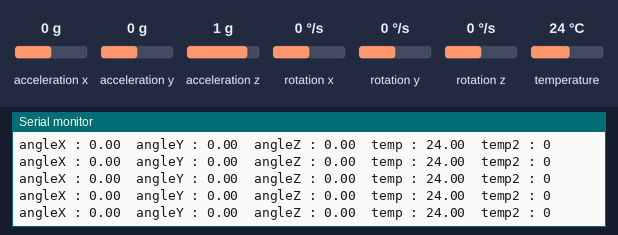
Bench run of a sketch on a simulated Arduino Uno, built with avr-gcc and run on an emulated ATmega328P. Shown: the last lines printed to the serial monitor. The test bench sets the inputs (shaded band); at power-on: acceleration x 0 g, acceleration y 0 g, rotation z 0 °/s, acceleration z 1 g, rotation x 0 °/s, rotation y 0 °/s, temperature 24 °C.

Above: at 4.2 s.
4.3 s: acceleration x set to 0.8 g
At 4.44 s:
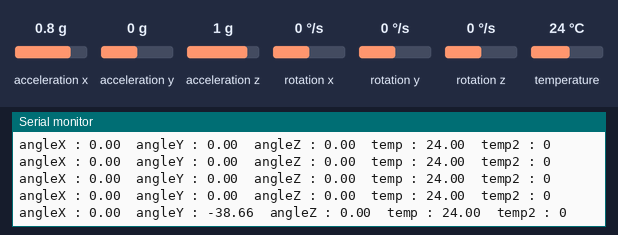
7.3 s: acceleration y set to -1.4 g
At 7.34 s:
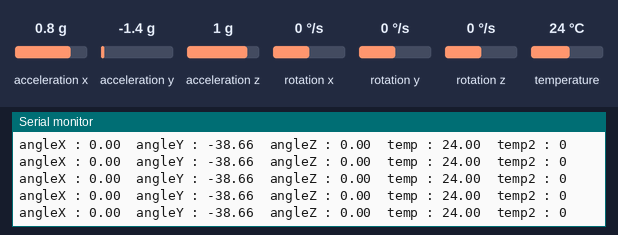
10.3 s: rotation z set to -192 °/s
At 10.32 s:
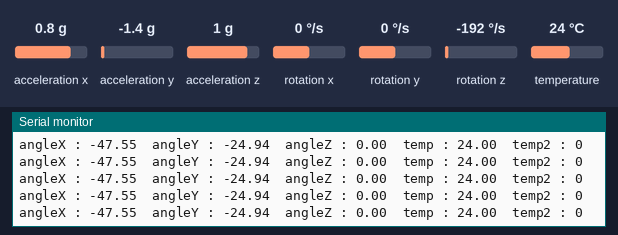
13.3 s: acceleration x set to -1.4 g
At 13.34 s:
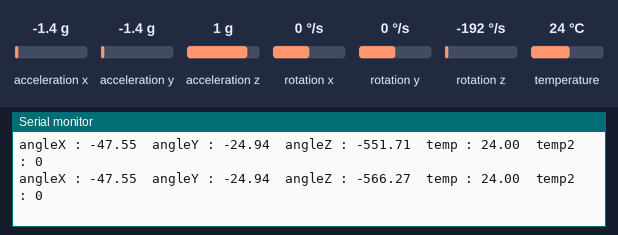
16.3 s: acceleration y set to 0 g
At 16.35 s:
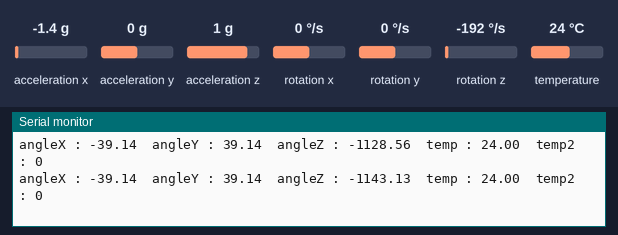
19.3 s: acceleration x set to 1.4 g
At 19.31 s:
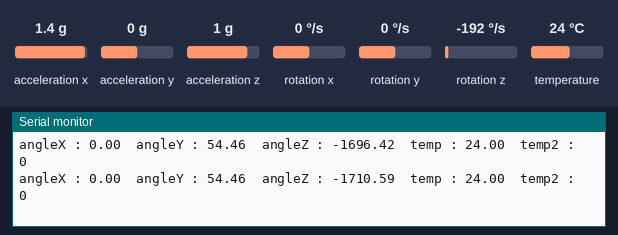
Timing chart, 0 to 22.3 s (numbered marks = the images above; inputs shaded):
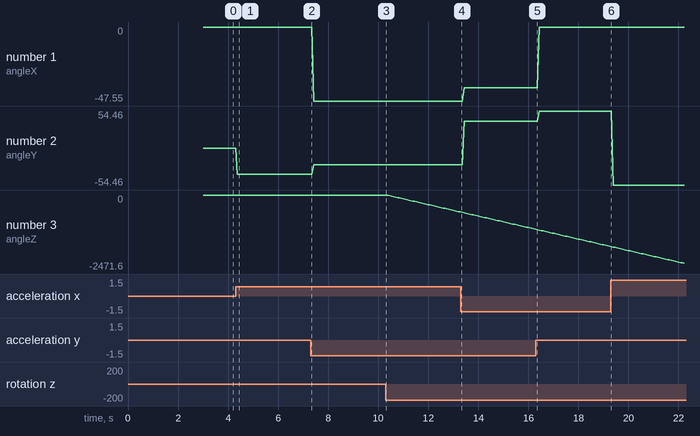

The sketch:

get_angle_esempio_libreria.ino
```cpp
#include <MPU6050_tockn.h>
#include <Wire.h>

MPU6050 mpu6050(Wire);

void setup() {
  Serial.begin(9600);
  Wire.begin();
  mpu6050.begin();
  mpu6050.calcGyroOffsets(true);
}

void loop() {
  mpu6050.update();
  Serial.print("angleX : ");
  Serial.print(mpu6050.getAngleX());
  Serial.print("\tangleY : ");
  Serial.print(mpu6050.getAngleY());
  Serial.print("\tangleZ : ");
  Serial.print(mpu6050.getAngleZ());
  Serial.print("\ttemp : ");
  Serial.print(mpu6050.getTemp());
  Serial.print("\ttemp2 : ");
  Serial.println(mpu6050.getRawTemp());


}
```

Measured:
- after the input at 4.3 s, the serial monitor: prints a new line after 0.07 s (image 1)
- plotted number 1: 0 → -47.55 after the input at 7.3 s, -47.55 → -39.14 after the input at 13.3 s
- plotted number 2: 0 → -38.66 after the input at 4.3 s, -38.66 → -24.94 after the input at 7.3 s, -24.94 → 39.14 after the input at 13.3 s, 39.14 → 54.46 after the input at 16.3 s
- plotted number 3: 0 → -566.27 after the input at 10.3 s, -566.27 → -1143.13 after the input at 13.3 s, -1143.13 → -1710.59 after the input at 16.3 s
